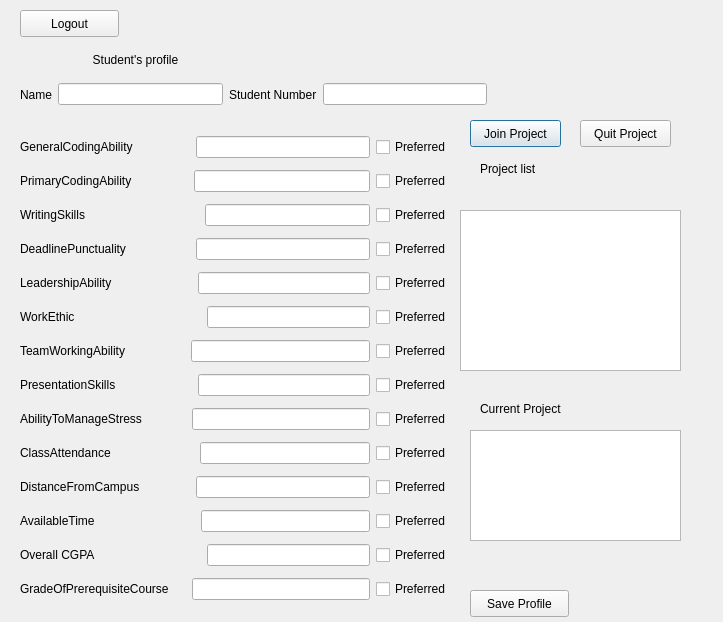
<?xml version="1.0" encoding="UTF-8"?>
<ui version="4.0">
 <class>StuProfile</class>
 <widget class="QDialog" name="StuProfile">
  <property name="geometry">
   <rect>
    <x>0</x>
    <y>0</y>
    <width>723</width>
    <height>622</height>
   </rect>
  </property>
  <property name="windowTitle">
   <string>Dialog</string>
  </property>
  <widget class="QPushButton" name="join">
   <property name="geometry">
    <rect>
     <x>470</x>
     <y>120</y>
     <width>91</width>
     <height>27</height>
    </rect>
   </property>
   <property name="text">
    <string>Join Project</string>
   </property>
  </widget>
  <widget class="QPushButton" name="pushButton_3">
   <property name="geometry">
    <rect>
     <x>470</x>
     <y>590</y>
     <width>99</width>
     <height>27</height>
    </rect>
   </property>
   <property name="text">
    <string>Save Profile</string>
   </property>
  </widget>
  <widget class="QPushButton" name="quit">
   <property name="geometry">
    <rect>
     <x>580</x>
     <y>120</y>
     <width>91</width>
     <height>27</height>
    </rect>
   </property>
   <property name="text">
    <string>Quit Project</string>
   </property>
  </widget>
  <widget class="QWidget" name="layoutWidget">
   <property name="geometry">
    <rect>
     <x>20</x>
     <y>80</y>
     <width>467</width>
     <height>29</height>
    </rect>
   </property>
   <layout class="QHBoxLayout" name="horizontalLayout_47">
    <item>
     <widget class="QLabel" name="label_5">
      <property name="text">
       <string>Name</string>
      </property>
     </widget>
    </item>
    <item>
     <widget class="QLineEdit" name="name_2">
      <property name="text">
       <string/>
      </property>
     </widget>
    </item>
    <item>
     <widget class="QLabel" name="label_8">
      <property name="text">
       <string>Student Number</string>
      </property>
     </widget>
    </item>
    <item>
     <widget class="QLineEdit" name="id_2">
      <property name="text">
       <string/>
      </property>
     </widget>
    </item>
   </layout>
  </widget>
  <widget class="QLabel" name="label">
   <property name="geometry">
    <rect>
     <x>480</x>
     <y>400</y>
     <width>105</width>
     <height>17</height>
    </rect>
   </property>
   <property name="text">
    <string>Current Project</string>
   </property>
  </widget>
  <widget class="QLabel" name="stuname">
   <property name="geometry">
    <rect>
     <x>40</x>
     <y>50</y>
     <width>191</width>
     <height>20</height>
    </rect>
   </property>
   <property name="text">
    <string>Student's profile</string>
   </property>
   <property name="alignment">
    <set>Qt::AlignCenter</set>
   </property>
  </widget>
  <widget class="QWidget" name="layoutWidget_2">
   <property name="geometry">
    <rect>
     <x>20</x>
     <y>130</y>
     <width>431</width>
     <height>486</height>
    </rect>
   </property>
   <layout class="QVBoxLayout" name="verticalLayout_6">
    <item>
     <layout class="QHBoxLayout" name="horizontalLayout_48">
      <item>
       <widget class="QLabel" name="label_11">
        <property name="text">
         <string>GeneralCodingAbility                 </string>
        </property>
       </widget>
      </item>
      <item>
       <widget class="QLineEdit" name="gcode_2"/>
      </item>
      <item>
       <widget class="QCheckBox" name="checkBox_43">
        <property name="text">
         <string>Preferred</string>
        </property>
       </widget>
      </item>
     </layout>
    </item>
    <item>
     <layout class="QHBoxLayout" name="horizontalLayout_49">
      <item>
       <widget class="QLabel" name="label_59">
        <property name="text">
         <string>PrimaryCodingAbility                 </string>
        </property>
       </widget>
      </item>
      <item>
       <widget class="QLineEdit" name="pcode_2"/>
      </item>
      <item>
       <widget class="QCheckBox" name="checkBox_44">
        <property name="text">
         <string>Preferred</string>
        </property>
       </widget>
      </item>
     </layout>
    </item>
    <item>
     <layout class="QHBoxLayout" name="horizontalLayout_50">
      <item>
       <widget class="QLabel" name="label_60">
        <property name="text">
         <string>WritingSkills                                  </string>
        </property>
       </widget>
      </item>
      <item>
       <widget class="QLineEdit" name="write_2"/>
      </item>
      <item>
       <widget class="QCheckBox" name="checkBox_45">
        <property name="text">
         <string>Preferred</string>
        </property>
       </widget>
      </item>
     </layout>
    </item>
    <item>
     <layout class="QHBoxLayout" name="horizontalLayout_51">
      <item>
       <widget class="QLabel" name="label_61">
        <property name="text">
         <string>DeadlinePunctuality                   </string>
        </property>
       </widget>
      </item>
      <item>
       <widget class="QLineEdit" name="punc_2"/>
      </item>
      <item>
       <widget class="QCheckBox" name="checkBox_46">
        <property name="text">
         <string>Preferred</string>
        </property>
       </widget>
      </item>
     </layout>
    </item>
    <item>
     <layout class="QHBoxLayout" name="horizontalLayout_52">
      <item>
       <widget class="QLabel" name="label_62">
        <property name="text">
         <string>LeadershipAbility                        </string>
        </property>
       </widget>
      </item>
      <item>
       <widget class="QLineEdit" name="lead_2"/>
      </item>
      <item>
       <widget class="QCheckBox" name="checkBox_47">
        <property name="text">
         <string>Preferred</string>
        </property>
       </widget>
      </item>
     </layout>
    </item>
    <item>
     <layout class="QHBoxLayout" name="horizontalLayout_53">
      <item>
       <widget class="QLabel" name="label_63">
        <property name="text">
         <string>WorkEthic                                      </string>
        </property>
       </widget>
      </item>
      <item>
       <widget class="QLineEdit" name="Ethic_2"/>
      </item>
      <item>
       <widget class="QCheckBox" name="checkBox_48">
        <property name="text">
         <string>Preferred</string>
        </property>
       </widget>
      </item>
     </layout>
    </item>
    <item>
     <layout class="QHBoxLayout" name="horizontalLayout_54">
      <item>
       <widget class="QLabel" name="label_64">
        <property name="text">
         <string>TeamWorkingAbility                  </string>
        </property>
       </widget>
      </item>
      <item>
       <widget class="QLineEdit" name="teamwork_2"/>
      </item>
      <item>
       <widget class="QCheckBox" name="checkBox_49">
        <property name="text">
         <string>Preferred</string>
        </property>
       </widget>
      </item>
     </layout>
    </item>
    <item>
     <layout class="QHBoxLayout" name="horizontalLayout_55">
      <item>
       <widget class="QLabel" name="label_65">
        <property name="text">
         <string>PresentationSkills                       </string>
        </property>
       </widget>
      </item>
      <item>
       <widget class="QLineEdit" name="presentation_2">
        <property name="text">
         <string/>
        </property>
       </widget>
      </item>
      <item>
       <widget class="QCheckBox" name="checkBox_50">
        <property name="text">
         <string>Preferred</string>
        </property>
       </widget>
      </item>
     </layout>
    </item>
    <item>
     <layout class="QHBoxLayout" name="horizontalLayout_56">
      <item>
       <widget class="QLabel" name="label_66">
        <property name="text">
         <string>AbilityToManageStress             </string>
        </property>
       </widget>
      </item>
      <item>
       <widget class="QLineEdit" name="stress_2"/>
      </item>
      <item>
       <widget class="QCheckBox" name="checkBox_51">
        <property name="text">
         <string>Preferred</string>
        </property>
       </widget>
      </item>
     </layout>
    </item>
    <item>
     <layout class="QHBoxLayout" name="horizontalLayout_57">
      <item>
       <widget class="QLabel" name="label_67">
        <property name="text">
         <string>ClassAttendance                         </string>
        </property>
       </widget>
      </item>
      <item>
       <widget class="QLineEdit" name="att_2"/>
      </item>
      <item>
       <widget class="QCheckBox" name="checkBox_52">
        <property name="text">
         <string>Preferred</string>
        </property>
       </widget>
      </item>
     </layout>
    </item>
    <item>
     <layout class="QHBoxLayout" name="horizontalLayout_58">
      <item>
       <widget class="QLabel" name="label_68">
        <property name="text">
         <string>DistanceFromCampus               </string>
        </property>
       </widget>
      </item>
      <item>
       <widget class="QLineEdit" name="distance_2"/>
      </item>
      <item>
       <widget class="QCheckBox" name="checkBox_53">
        <property name="text">
         <string>Preferred</string>
        </property>
       </widget>
      </item>
     </layout>
    </item>
    <item>
     <layout class="QHBoxLayout" name="horizontalLayout_59">
      <item>
       <widget class="QLabel" name="label_69">
        <property name="text">
         <string>AvailableTime                              </string>
        </property>
       </widget>
      </item>
      <item>
       <widget class="QLineEdit" name="time_2"/>
      </item>
      <item>
       <widget class="QCheckBox" name="checkBox_54">
        <property name="text">
         <string>Preferred</string>
        </property>
       </widget>
      </item>
     </layout>
    </item>
    <item>
     <layout class="QHBoxLayout" name="horizontalLayout_60">
      <item>
       <widget class="QLabel" name="label_70">
        <property name="text">
         <string>Overall CGPA                                </string>
        </property>
       </widget>
      </item>
      <item>
       <widget class="QLineEdit" name="cgpa_2"/>
      </item>
      <item>
       <widget class="QCheckBox" name="checkBox_55">
        <property name="text">
         <string>Preferred</string>
        </property>
       </widget>
      </item>
     </layout>
    </item>
    <item>
     <layout class="QHBoxLayout" name="horizontalLayout_61">
      <item>
       <widget class="QLabel" name="label_71">
        <property name="text">
         <string>GradeOfPrerequisiteCourse     </string>
        </property>
       </widget>
      </item>
      <item>
       <widget class="QLineEdit" name="pre_2"/>
      </item>
      <item>
       <widget class="QCheckBox" name="checkBox_56">
        <property name="text">
         <string>Preferred</string>
        </property>
       </widget>
      </item>
     </layout>
    </item>
   </layout>
  </widget>
  <widget class="QListView" name="currentList">
   <property name="geometry">
    <rect>
     <x>470</x>
     <y>430</y>
     <width>211</width>
     <height>111</height>
    </rect>
   </property>
  </widget>
  <widget class="QLabel" name="label_2">
   <property name="geometry">
    <rect>
     <x>480</x>
     <y>160</y>
     <width>91</width>
     <height>17</height>
    </rect>
   </property>
   <property name="text">
    <string>Project list</string>
   </property>
  </widget>
  <widget class="QListView" name="projectList">
   <property name="geometry">
    <rect>
     <x>460</x>
     <y>210</y>
     <width>221</width>
     <height>161</height>
    </rect>
   </property>
  </widget>
  <widget class="QPushButton" name="Back">
   <property name="geometry">
    <rect>
     <x>20</x>
     <y>10</y>
     <width>99</width>
     <height>27</height>
    </rect>
   </property>
   <property name="text">
    <string>Logout</string>
   </property>
  </widget>
 </widget>
 <resources/>
 <connections/>
</ui>
